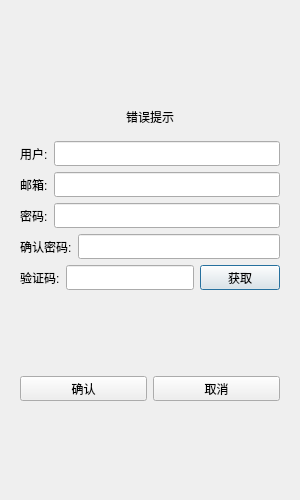
<?xml version="1.0" encoding="UTF-8"?>
<ui version="4.0">
 <class>RegisterDialog</class>
 <widget class="QDialog" name="RegisterDialog">
  <property name="geometry">
   <rect>
    <x>0</x>
    <y>0</y>
    <width>300</width>
    <height>500</height>
   </rect>
  </property>
  <property name="minimumSize">
   <size>
    <width>300</width>
    <height>500</height>
   </size>
  </property>
  <property name="maximumSize">
   <size>
    <width>300</width>
    <height>500</height>
   </size>
  </property>
  <property name="windowTitle">
   <string>Dialog</string>
  </property>
  <layout class="QVBoxLayout" name="verticalLayout_2">
   <item>
    <layout class="QVBoxLayout" name="verticalLayout">
     <item>
      <widget class="QStackedWidget" name="stackedWidget">
       <widget class="QWidget" name="page">
        <layout class="QVBoxLayout" name="verticalLayout_3">
         <item>
          <spacer name="verticalSpacer">
           <property name="orientation">
            <enum>Qt::Orientation::Vertical</enum>
           </property>
           <property name="sizeHint" stdset="0">
            <size>
             <width>20</width>
             <height>40</height>
            </size>
           </property>
          </spacer>
         </item>
         <item>
          <widget class="QWidget" name="widget" native="true">
           <layout class="QVBoxLayout" name="verticalLayout_4">
            <item>
             <widget class="QLabel" name="err_tip">
              <property name="text">
               <string>错误提示</string>
              </property>
              <property name="alignment">
               <set>Qt::AlignmentFlag::AlignCenter</set>
              </property>
             </widget>
            </item>
           </layout>
          </widget>
         </item>
         <item>
          <layout class="QHBoxLayout" name="horizontalLayout">
           <item>
            <widget class="QLabel" name="user_label">
             <property name="minimumSize">
              <size>
               <width>0</width>
               <height>25</height>
              </size>
             </property>
             <property name="maximumSize">
              <size>
               <width>16777215</width>
               <height>25</height>
              </size>
             </property>
             <property name="text">
              <string>用户:</string>
             </property>
            </widget>
           </item>
           <item>
            <widget class="QLineEdit" name="user_lineEdit">
             <property name="minimumSize">
              <size>
               <width>0</width>
               <height>25</height>
              </size>
             </property>
             <property name="maximumSize">
              <size>
               <width>16777215</width>
               <height>25</height>
              </size>
             </property>
            </widget>
           </item>
          </layout>
         </item>
         <item>
          <layout class="QHBoxLayout" name="horizontalLayout_2">
           <item>
            <widget class="QLabel" name="email_label">
             <property name="minimumSize">
              <size>
               <width>0</width>
               <height>25</height>
              </size>
             </property>
             <property name="maximumSize">
              <size>
               <width>16777215</width>
               <height>25</height>
              </size>
             </property>
             <property name="text">
              <string>邮箱:</string>
             </property>
            </widget>
           </item>
           <item>
            <widget class="QLineEdit" name="email_lineEdit">
             <property name="minimumSize">
              <size>
               <width>0</width>
               <height>25</height>
              </size>
             </property>
             <property name="maximumSize">
              <size>
               <width>16777215</width>
               <height>25</height>
              </size>
             </property>
            </widget>
           </item>
          </layout>
         </item>
         <item>
          <layout class="QHBoxLayout" name="horizontalLayout_3">
           <item>
            <widget class="QLabel" name="pass_label">
             <property name="minimumSize">
              <size>
               <width>0</width>
               <height>25</height>
              </size>
             </property>
             <property name="maximumSize">
              <size>
               <width>16777215</width>
               <height>25</height>
              </size>
             </property>
             <property name="text">
              <string>密码:</string>
             </property>
            </widget>
           </item>
           <item>
            <widget class="QLineEdit" name="pass_Edit">
             <property name="minimumSize">
              <size>
               <width>0</width>
               <height>25</height>
              </size>
             </property>
             <property name="maximumSize">
              <size>
               <width>16777215</width>
               <height>25</height>
              </size>
             </property>
            </widget>
           </item>
          </layout>
         </item>
         <item>
          <layout class="QHBoxLayout" name="horizontalLayout_4">
           <item>
            <widget class="QLabel" name="confirm_label">
             <property name="minimumSize">
              <size>
               <width>0</width>
               <height>25</height>
              </size>
             </property>
             <property name="maximumSize">
              <size>
               <width>16777215</width>
               <height>25</height>
              </size>
             </property>
             <property name="text">
              <string>确认密码:</string>
             </property>
            </widget>
           </item>
           <item>
            <widget class="QLineEdit" name="confirm_Edit">
             <property name="minimumSize">
              <size>
               <width>0</width>
               <height>25</height>
              </size>
             </property>
             <property name="maximumSize">
              <size>
               <width>16777215</width>
               <height>25</height>
              </size>
             </property>
            </widget>
           </item>
          </layout>
         </item>
         <item>
          <layout class="QHBoxLayout" name="horizontalLayout_5">
           <item>
            <widget class="QLabel" name="verify_label">
             <property name="minimumSize">
              <size>
               <width>0</width>
               <height>25</height>
              </size>
             </property>
             <property name="maximumSize">
              <size>
               <width>16777215</width>
               <height>25</height>
              </size>
             </property>
             <property name="text">
              <string>验证码:</string>
             </property>
            </widget>
           </item>
           <item>
            <widget class="QLineEdit" name="verify_lineEdit">
             <property name="minimumSize">
              <size>
               <width>0</width>
               <height>25</height>
              </size>
             </property>
             <property name="maximumSize">
              <size>
               <width>16777215</width>
               <height>25</height>
              </size>
             </property>
            </widget>
           </item>
           <item>
            <widget class="QPushButton" name="get_code">
             <property name="minimumSize">
              <size>
               <width>0</width>
               <height>25</height>
              </size>
             </property>
             <property name="maximumSize">
              <size>
               <width>16777215</width>
               <height>25</height>
              </size>
             </property>
             <property name="text">
              <string>获取</string>
             </property>
            </widget>
           </item>
          </layout>
         </item>
         <item>
          <spacer name="verticalSpacer_2">
           <property name="orientation">
            <enum>Qt::Orientation::Vertical</enum>
           </property>
           <property name="sizeHint" stdset="0">
            <size>
             <width>20</width>
             <height>40</height>
            </size>
           </property>
          </spacer>
         </item>
         <item>
          <layout class="QHBoxLayout" name="horizontalLayout_6">
           <item>
            <widget class="QPushButton" name="confirm_pushButton">
             <property name="minimumSize">
              <size>
               <width>0</width>
               <height>25</height>
              </size>
             </property>
             <property name="maximumSize">
              <size>
               <width>16777215</width>
               <height>25</height>
              </size>
             </property>
             <property name="text">
              <string>确认</string>
             </property>
            </widget>
           </item>
           <item>
            <widget class="QPushButton" name="cancel_pushButton">
             <property name="minimumSize">
              <size>
               <width>0</width>
               <height>25</height>
              </size>
             </property>
             <property name="maximumSize">
              <size>
               <width>16777215</width>
               <height>25</height>
              </size>
             </property>
             <property name="text">
              <string>取消</string>
             </property>
            </widget>
           </item>
          </layout>
         </item>
         <item>
          <spacer name="verticalSpacer_3">
           <property name="orientation">
            <enum>Qt::Orientation::Vertical</enum>
           </property>
           <property name="sizeHint" stdset="0">
            <size>
             <width>20</width>
             <height>40</height>
            </size>
           </property>
          </spacer>
         </item>
        </layout>
       </widget>
       <widget class="QWidget" name="page_2"/>
      </widget>
     </item>
    </layout>
   </item>
  </layout>
 </widget>
 <resources/>
 <connections/>
</ui>
